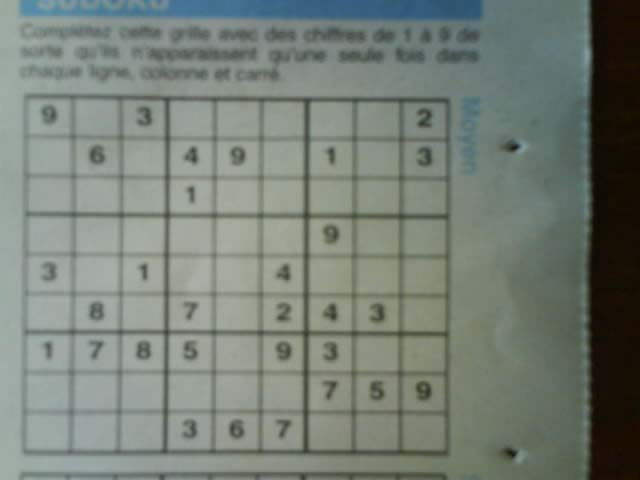
#> input picture Computer Vision/sudoku_full_dataset/v1_test/image105.jpg, 640 x 480 px, given in place of sudoku_2.jpg, which was not available
$ jupyter execute predict_sudoku_test.ipynb
#> lines starting #> are read from the running program, lines starting #| are printed output that depends on the picture; after the words box and inside, x2 and y2 are one past the last pixel; in counts of white or black regions, pixels touching at a corner belong together; pictures that were not available may be replaced by others from this repository, and a replacement may not be noted
### Computer Vision/detect_sudoku.py
import cv2
import numpy as np
import matplotlib.pyplot as plt
from scipy.spatial import distance as dist

linewidth = 4
square_size = 28
adaptive_C_1 = 2
adaptive_C_2 = 15
blur_strength_1 = 5
blur_strength_2 = 5
adaptive_blocksize_1 = 11
adaptive_blocksize_2 = 21
contour_area_threshold = 30 # 50

def order_points(corners):

    points = []
    for idx in range(corners.shape[0]):
        points.append(corners[idx][0])

    xSorted = sorted(points, key = lambda x: x[1])
    leftMost = xSorted[:2]
    rightMost = xSorted[2:]
    if leftMost[0][0] > leftMost[1][0]:
        (bl, tl) = leftMost
    else:
        (tl, bl) = leftMost

    D = dist.cdist(tl[np.newaxis], rightMost.copy(), "euclidean")[0]

    if D[0] > D[1]:
        (br, tr) = rightMost
    else:
        (tr, br) = rightMost
    return np.array([tl, tr, br, bl], dtype="float32")

def find_grid_in_img(img):

    blurred = cv2.medianBlur(img, blur_strength_1)
    thresholded = cv2.adaptiveThreshold(blurred, 255, cv2.ADAPTIVE_THRESH_GAUSSIAN_C,
                                        cv2.THRESH_BINARY, adaptive_blocksize_1, adaptive_C_1)

    blurred_again = cv2.medianBlur(thresholded, blur_strength_1)
    cross_kernel = cv2.getStructuringElement(cv2.MORPH_CROSS, (3,3)) # cross pattern kernel
    thickened = cv2.erode(blurred_again, cross_kernel, iterations = 1)


    thickened_inv = cv2.bitwise_not(thickened)
    contours, __ = cv2.findContours(thickened_inv, cv2.RETR_EXTERNAL, cv2.CHAIN_APPROX_SIMPLE)
    max_contour = max(contours, key = cv2.contourArea)

    epsilon = 0.1 * cv2.arcLength(max_contour, True)
    contour_corners = cv2.approxPolyDP(max_contour, epsilon, True)
    contour_corners = order_points(contour_corners)

    l, b = img.shape
    image_corners = [[0, 0], [0, b], [l, b], [l, 0]]
    image_corners = np.float32(image_corners)

    matrix = cv2.getPerspectiveTransform(contour_corners, image_corners)
    grid = cv2.warpPerspective(img, matrix, img.shape)

    total_square_size = square_size + 2 * linewidth
    grid = cv2.resize(grid, (total_square_size * 9, total_square_size * 9))
    grid = cv2.adaptiveThreshold(grid, 255, cv2.ADAPTIVE_THRESH_GAUSSIAN_C,
                                 cv2.THRESH_BINARY, adaptive_blocksize_2, adaptive_C_2)

    grid = cv2.bitwise_not(grid)
    return grid

def center_image_single_contour(square):

    contours, __ = cv2.findContours(square, cv2.RETR_EXTERNAL, cv2.CHAIN_APPROX_SIMPLE)
    try:
        max_contour = max(contours, key = cv2.contourArea)
        if cv2.contourArea(max_contour) > contour_area_threshold:
            x, y, w, h = cv2.boundingRect(max_contour)
            x_center = square_size // 2
            y_center = square_size // 2

            centered = np.zeros((square_size, square_size), dtype = 'float32')
            (centered[y_center - int(np.ceil(h / 2)) : y_center + h // 2,
                    x_center - int(np.ceil(w / 2)) : x_center + w // 2]) = square[y : y + h, x : x + w]

            return centered
    except: return None

def center_image_broken_contours(square):

    contours, __ = cv2.findContours(square, cv2.RETR_EXTERNAL, cv2.CHAIN_APPROX_SIMPLE)
    try:
        valid_contours = [cnt for cnt in contours if cv2.contourArea(cnt) > 10]
        total_area = np.sum([cv2.contourArea(cnt) for cnt in valid_contours])
        if total_area > contour_area_threshold:

            max_x = max_y = 0
            min_x = min_y = square.shape[0]
            for contour in valid_contours:
                x, y, w, h = cv2.boundingRect(contour)
                if x < min_x:
                    min_x = x
                if y < min_y:
                    min_y = y
                if x + w > max_x:
                    max_x = x + w
                if y + h > max_y:
                    max_y = y + h

            x_center = square_size // 2
            y_center = square_size // 2

            (x, y, w, h) = (min_x, min_y, max_x - min_x, max_y - min_y)
            centered = np.zeros((square_size, square_size), dtype = 'float32')
            (centered[y_center - int(np.ceil(h / 2)) : y_center + h // 2,
                    x_center - int(np.ceil(w / 2)) : x_center + w // 2]) = square[y : y + h, x : x + w]

            return centered
    except: return None

# [13 lines of commented-out code are left out]

### Computer Vision/predict_sudoku_test.ipynb
[cell 1]
import os
import cv2
import pickle
import numpy as np
from PIL import Image
from detect_sudoku import (find_grid_in_img,
                           center_image_single_contour,
                           center_image_broken_contours)

[cell 2]
curdir = os.getcwd()
sudoku_model_pkl = os.path.join(curdir, 'sudoku_model.pkl')
sudoku_model = pickle.load(open(sudoku_model_pkl, 'rb'))
#> (reads Computer Vision/sudoku_model.pkl from the repository)

[cell 3]
def show_wait_destroy(img, window_name = 'image'):
    cv2.imshow(window_name, img)
    cv2.moveWindow(window_name, 500, 0)
    cv2.waitKey(0)
    cv2.destroyWindow(window_name)

[cell 4]
linewidth = 4
square_size = 28
total_square_size = square_size + 2 * linewidth

[cell 5]
# img = cv2.imread('samples/sudoku_1.jpg', 0) # done
img = cv2.imread('samples/sudoku_2.jpg', 0)
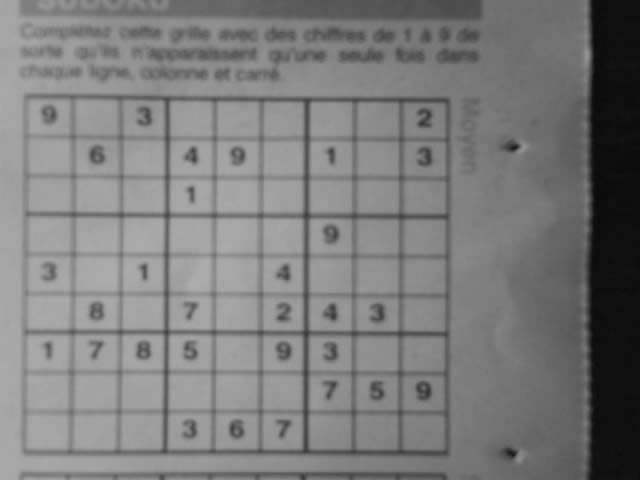
#> img: shape (480, 640); min 8, max 174, mean 123.6
# [5 lines of commented-out code are left out]

images = np.hstack([img])
show_wait_destroy(images)

[cell 6]
try:
    grid = find_grid_in_img(img)
#> in find_grid_in_img, `thresholded = cv2.adaptiveThreshold(blurred, 255, cv2.ADAPTIVE_THRESH_..`:
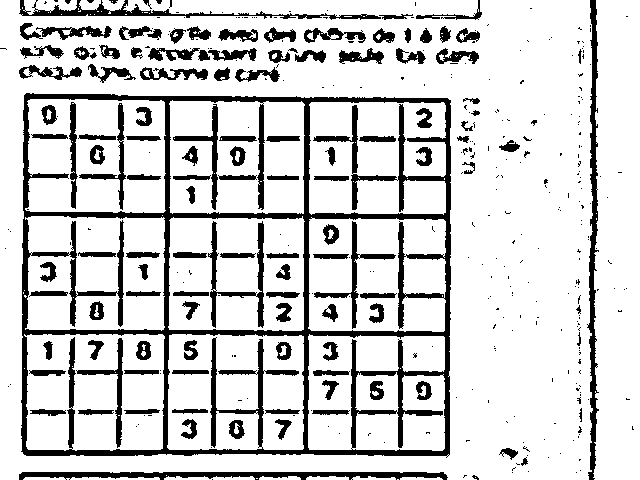
#> thresholded: shape (480, 640); 82.2% white; 398 black regions (276 under 20 px), largest, box (x1, y1, x2, y2) and area: (21, 93, 451, 458) 24089, (587, 0, 599, 480) 2539, (19, 472, 448, 480) 2269
#> in find_grid_in_img, `blurred_again = cv2.medianBlur(thresholded, blur_strength_1)`:
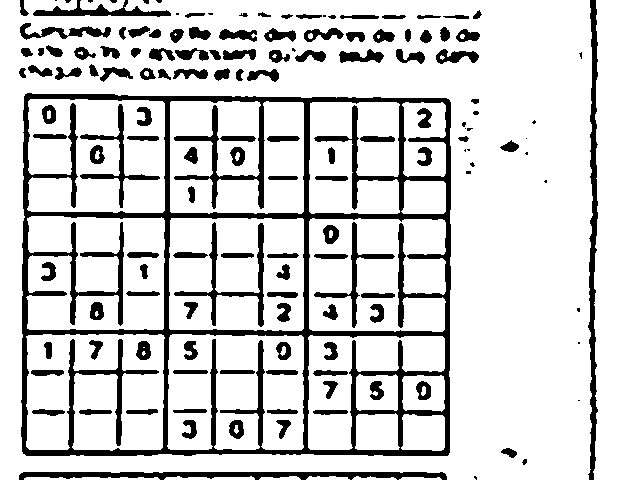
#> blurred_again: shape (480, 640); 82.8% white; 149 black regions (27 under 20 px), largest, box (x1, y1, x2, y2) and area: (21, 93, 451, 456) 26734, (588, 0, 598, 480) 2523, (19, 472, 447, 480) 2298
#> in find_grid_in_img, `thickened = cv2.erode(blurred_again, cross_kernel, iterations = 1)`:
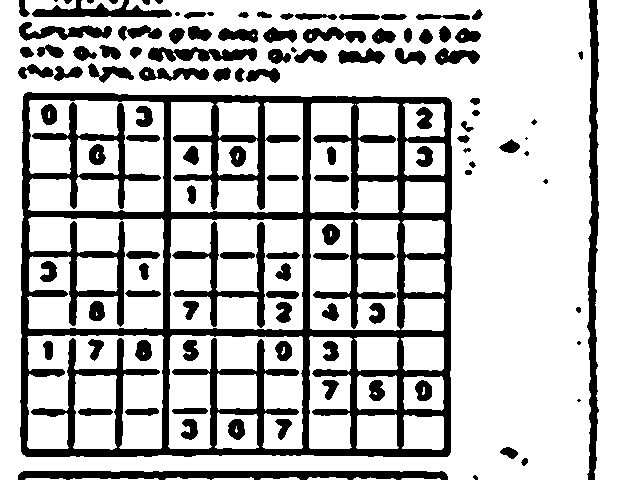
#> thickened: shape (480, 640); 75.9% white; 115 black regions (8 under 20 px), largest, box (x1, y1, x2, y2) and area: (20, 92, 452, 457) 42681, (587, 0, 599, 480) 3483, (18, 471, 448, 480) 3140
#> in find_grid_in_img, `thickened_inv = cv2.bitwise_not(thickened)`: thickened_inv: shape (480, 640); 24.1% white; 115 white regions (8 under 20 px)
#> in find_grid_in_img, `contours, __ = cv2.findContours(thickened_inv, cv2.RETR_EXTERNAL, cv2...`: contours = 72 contours, 18 with area under 20; largest, box (x1, y1, x2, y2) and area: (20, 92, 452, 457) 154313, (587, 0, 599, 480) 2996, (18, 471, 448, 480) 2706, (32, 0, 172, 18) 1048, (148, 47, 257, 62) 928
#> in find_grid_in_img, `max_contour = max(contours, key = cv2.contourArea)`: max_contour = contour of 180 points, box (x1, y1, x2, y2) (20, 92, 452, 457), area 154313
#> in find_grid_in_img, `epsilon = 0.1 * cv2.arcLength(max_contour, True)`: epsilon = 160.5
#> in find_grid_in_img, `contour_corners = cv2.approxPolyDP(max_contour, epsilon, True)`: contour_corners = [[24, 94], [23, 454], [449, 454], [448, 98]]
#> in order_points, `xSorted = sorted(points, key = lambda x: x[1])`: xSorted = [[24, 94], [448, 98], [23, 454], [449, 454]]
#> in order_points, `leftMost = xSorted[:2]`: leftMost = [[24, 94], [448, 98]]
#> in order_points, `rightMost = xSorted[2:]`: rightMost = [[23, 454], [449, 454]]
#> in order_points, `(tl, bl) = leftMost`: tl = [24, 94]; bl = [448, 98]
#> in order_points, `D = dist.cdist(tl[np.newaxis], rightMost.copy(), "euclidean")[0]`: D = [360, 557]
#> in order_points, `(tr, br) = rightMost`: tr = [23, 454]; br = [449, 454]
#> in find_grid_in_img, `matrix = cv2.getPerspectiveTransform(contour_corners, image_corners)`: matrix = [[1.12, 0.00311, -27.18], [-0.0169, 1.79, -167.6], [-2.63e-05, 1.31e-05, 1]]
#> in find_grid_in_img, `grid = cv2.warpPerspective(img, matrix, img.shape)`:
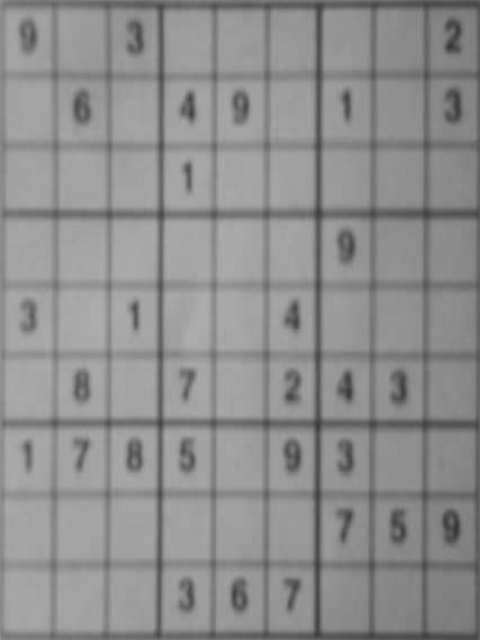
#> grid: shape (640, 480); min 52, max 174, mean 142.3
#> in find_grid_in_img, `grid = cv2.resize(grid, (total_square_size * 9, total_square_size * 9))`:
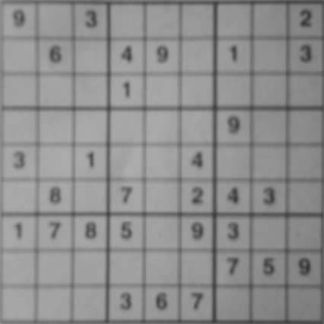
#> grid: shape (324, 324); min 53, max 174, mean 142.2
#> in find_grid_in_img, `grid = cv2.adaptiveThreshold(grid, 255, cv2.ADAPTIVE_THRESH_GAUSSIAN_C..`:
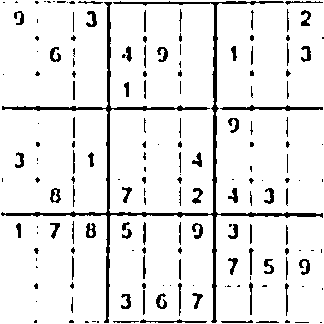
#> grid: shape (324, 324); 91% white; 174 black regions (91 under 20 px), largest, box (x1, y1, x2, y2) and area: (1, 1, 323, 323) 4046, (220, 105, 323, 111) 313, (140, 319, 207, 323) 129
    images = np.hstack([grid])
    cv2.imshow('imges', images)
    cv2.waitKey()
    cv2.destroyAllWindows()

except:
    print('Sudoku not detected')

[cell 7]
train_folder = os.path.join(curdir, 'sudoku_dataset/train/')

sudoku = np.zeros((9,9))
for i in range(9):
    for j in range(9):

        square = grid[i*total_square_size: (i+1)*total_square_size,
                      j*total_square_size: (j+1)*total_square_size]
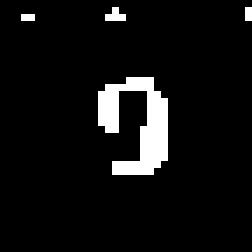
#> square: shape (36, 36) (shown 7 times larger); 6.4% white; 4 white regions (3 under 20 px), largest, box (x1, y1, x2, y2) and area: (14, 11, 24, 25) 75

        square = square[linewidth: -linewidth, linewidth: -linewidth]
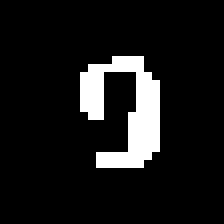
#> square: shape (28, 28) (shown 8 times larger); 9.6% white; 1 white region
        centered = center_image_single_contour(square)
#> in center_image_single_contour, `contours, __ = cv2.findContours(square, cv2.RETR_EXTERNAL, cv2.CHAIN_A..`: contours = 1 contour; box (x1, y1, x2, y2) and area: (10, 7, 20, 21) 46
#> in center_image_single_contour, `max_contour = max(contours, key = cv2.contourArea)`: max_contour = contour of 22 points, box (x1, y1, x2, y2) (10, 7, 20, 21), area 46
#> in center_image_single_contour, `x, y, w, h = cv2.boundingRect(max_contour)`: x = 10; y = 7; w = 10; h = 14
#> in center_image_single_contour, `(centered[y_center - int(np.ceil(h / 2)) : y_center + h // 2, x_center..`:
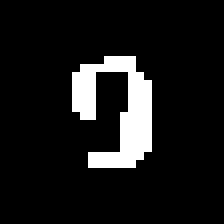
#> centered: shape (28, 28) float32 (shown 8 times larger); 9.6% white; 1 white region, box (x1, y1, x2, y2) and area: (9, 7, 19, 21) 75

        if not isinstance(centered, np.ndarray):
            centered = center_image_broken_contours(square)

        if isinstance(centered, np.ndarray):

            centered_exp = centered / 255.0
            centered_exp = centered_exp.ravel()
#> centered_exp = 784 values, max 1 at index 209, min 0 at index 0, mean 0.0957
            centered_exp = np.expand_dims(centered_exp, 0)
            digit = sudoku_model.predict(centered_exp)[0]
#> digit = 9

            cv2.imshow('imges', centered)
            print(f'digit: {digit}')
#| digit: 9
            key = cv2.waitKey(0)
#> (key Esc is pressed here)
            cv2.destroyAllWindows()

            if key!= 13:
                digit = int(input('Enter actual digit (0 to cancel): '))
#> the answer given: 3
                if digit != 0:
                    img = Image.fromarray(centered)
                    if img.mode != 'RGB':
                        img = img.convert('RGB')
#> the answer given: 3

                    length = len(os.listdir(train_folder + str(digit)))
                    img.save(train_folder + str(digit) + '/' + str(length + 1) + '.jpg')

            else:
                sudoku[i][j] = digit

        else:
            cv2.imshow('imges', square)
            key = cv2.waitKey(0)
            cv2.destroyAllWindows()

            if key == 8:
                centered = center_image_single_contour(square)
                print(f'1: \n{centered}')

                if not isinstance(centered, np.ndarray):
                    centered = center_image_broken_contours(square)

                print(f'2: \n{centered}')
